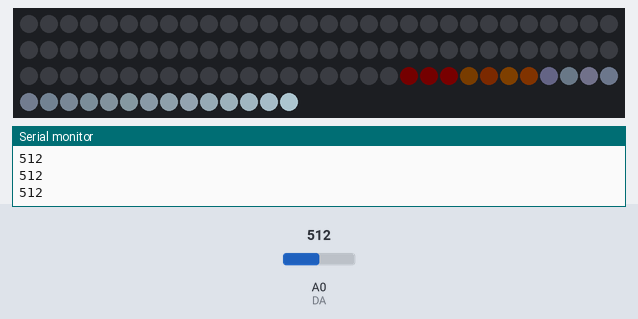
The sketch below on a simulated Arduino Uno, built with avr-gcc and run on an emulated ATmega328P. Shown: 104 RGB LEDs in strip order, left to right, continuing on the next row, the last lines printed to the serial monitor. The test bench sets the inputs (shaded band); at power-on: A0 (DA) = 512. Dim RGB values are drawn brighter than linear; random numbers use the default seed unless the sketch sets one.

Above: at 2.7 s.
2.8 s: A0 (DA) set to 716
4.3 s: A0 (DA) set to 900
5.8 s: A0 (DA) set to 1023
7.3 s: A0 (DA) set to 306
At 8.5 s:
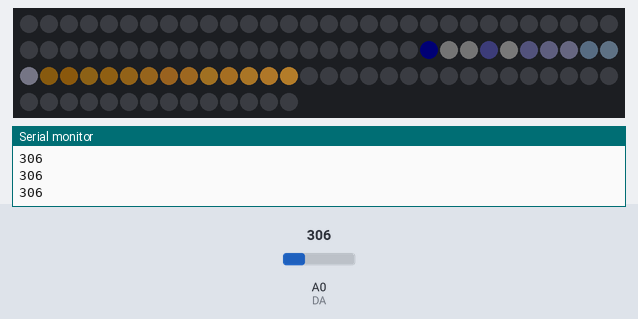
8.8 s: A0 (DA) set to 77
At 10.0 s:
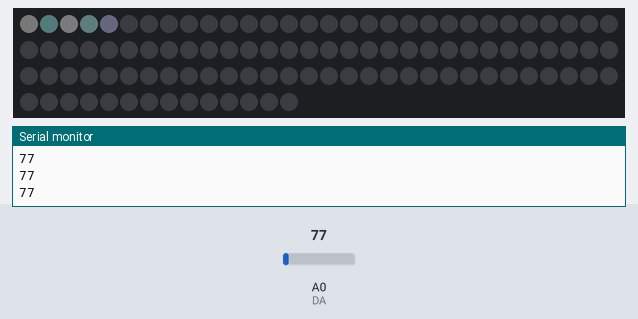
10.3 s: A0 (DA) set to 97
Timing chart, 0 to 12.8 s (numbered marks = the images above; inputs shaded):
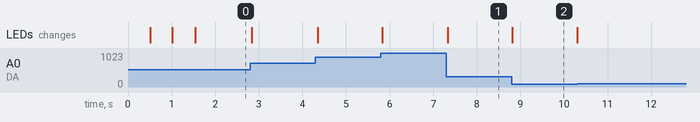

The sketch:

Tron.ino
```cpp
#include <FastLED.h>

#pragma region constants
#define LED_TYPE WS2812B
#define COLOR_ORDER GRB
int sensorvalue = 0;
float EMA_a = 0.6;
int EMA_S = 0;
int red = 0;
int green = 0;
int blue = 0;
int previous_value = 0;
#pragma endregion

#pragma region Variables
#define DATA_PIN 6
#define DATA_PIN2 4
#define NUM_LEDS 104
#define BRIGHTNESS 25
int DO = 2;    //Pin for Digital Output - DO
int DA = 0;    // Pin for Analog Output - AO
int trsh = 35; //Set minimum threshold for LED lit
long randomNumber;
#pragma endregion

#pragma region Strip Segments and Definitions
CRGB strip1[NUM_LEDS];

#define limit1 9
#define limit2 34
#define limit3 61
#define limit4 87
#pragma endregion

void setup()
{
    Serial.begin(38400);
    pinMode(2, INPUT);
    FastLED.addLeds<LED_TYPE, DATA_PIN, COLOR_ORDER>(strip1, NUM_LEDS).setCorrection(TypicalLEDStrip);
    // FastLED.setBrightness(BRIGHTNESS);
    EMA_S = analogRead(DA);
    randomSeed(analogRead(A3));

#pragma region Color Initialization
    LEDS.showColor(CRGB(255, 0, 0));
    delay(500);
    LEDS.showColor(CRGB(0, 255, 0));
    delay(500);
    LEDS.showColor(CRGB(0, 0, 255));
    delay(500);
    LEDS.showColor(CRGB(0, 0, 0));
#pragma endregion
}

void fadeall1()
{
    for (int i = (NUM_LEDS)-1; i >= 0; i--)
    {
        strip1[i].nscale8(220);
    }
}

void loop()
{
#pragma region maths
    sensorvalue = analogRead(DA); //Read the analog value
    EMA_S = (EMA_a * sensorvalue);
    int overtrsh = (EMA_S - trsh) >> 1;  //Divides by 2
    int overtrsh2 = (EMA_S - trsh) >> 1; //Divides by 2
    int avOvertrsh = (overtrsh + overtrsh2) >> 1;
    FastLED.setBrightness(avOvertrsh);
#pragma endregion

#pragma region Color Definitions and LED Limiters
    int color1 = random8();
    int color2 = random8();
    int color3 = random8();
    if (overtrsh > NUM_LEDS)
    {
        overtrsh = NUM_LEDS;
    }
#pragma endregion

#pragma region Diagnosis
    // Serial.println(overtrsh);
    Serial.println(sensorvalue);
    // Serial.println(color3);
    // Serial.println(avOvertrsh);
    // Serial.println(EMA_S);
#pragma endregion

#pragma region Colors for Strip 1
    for (int i = 0; i < overtrsh && i < limit1; i++)
    {
        strip1[i] = CRGB(212,241,255);
        fadeall1();
    }
    for (int i = 9; i < overtrsh && i < limit2; i++)
    {
        strip1[i] = CRGB(245,167,56);
        fadeall1();
    }
    for (int i = 34; i < overtrsh && i < limit3; i++)
    {
        strip1[i] = CRGB(212, 241, 255);
        fadeall1();
    }
    for (int i = 61; i < overtrsh && i < limit4; i++)
    {
        strip1[i] = CRGB(245,167,56);
        fadeall1();
    }
    for (int i = 86; i < overtrsh && i < NUM_LEDS; i++)
    {
        strip1[i] = CRGB(212,241,255);
        fadeall1();
    }
    for (int i = NUM_LEDS - 1; i > overtrsh - 1 && i >= 0; i--)
    {
        strip1[i] = CRGB(0, 0, 0);
    }
#pragma endregion

    FastLED.show();
}
```

Measured:
- after the input at 7.3 s, the LEDs: change at once (image 1)
- after the input at 8.8 s, the LEDs: change at once (image 2)
